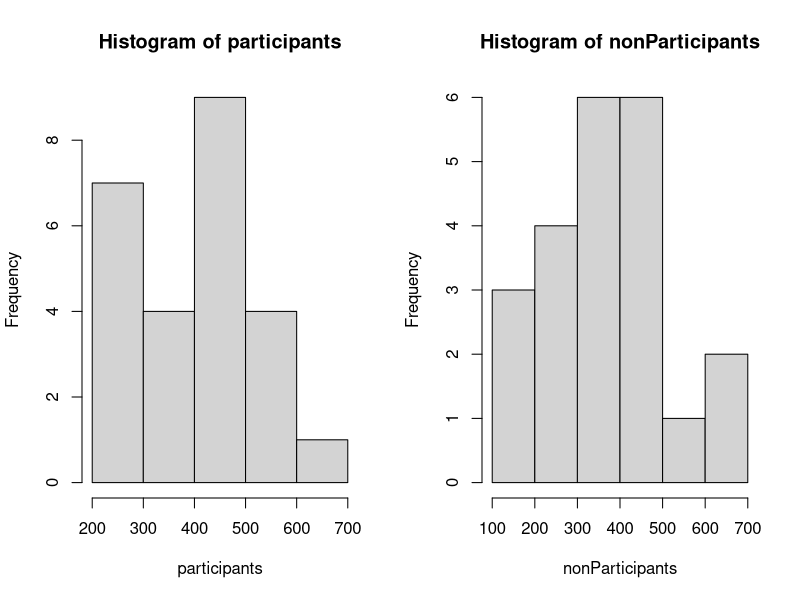
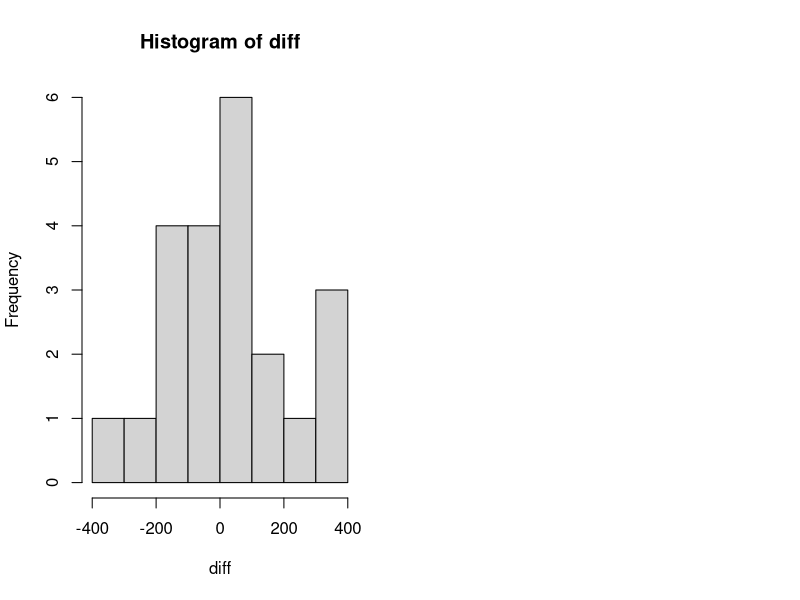

Here is the R script that generated these plots, in order:
# Import the data
setwd("C:/Users/XuWei/OneDrive/BU - Boston University/04 - 2022 Spring Semester/MET CS 555 A2 Data Analysis and Visualization with R/Assignment 2")
data <- read.csv("Date Set for Assignment 2.csv", header = TRUE)
head(data)

participants <- data$CalorieIntakeforparticipants
nonParticipants <- data$CalorieIntakeforNon.participants

# (1)
# Summarize the data by whether children participated in the meal preparation or not. Use an
#   appropriately labelled table show the results. Also include a graphical presentation that shows
#   the distribution of calories for participants vs. non-participants. Describe the shape of each
#   distribution and comment on the similarity (or lack thereof) between the distributions in each
#   population.


summary(participants)
summary(nonParticipants)

par(mfrow = c(1, 2))
hist(participants)
hist(nonParticipants)

# (2)
# Does the mean calories consumption for those who participated in the mean preparation differ from
#   425? Formally test at the alpha - 0.05 level using the 5 steps outlined in the module. (6 points)
t.test(participants, mu=425)

# (3)
# Calculate a 90% confidence interval for the mean calorie intake for participants in the meal
#   preparation. Interpret the confidence interval. (4 points)
t.test(participants, conf.level = 0.9)

# (4)
# Formally test whether or not participants consumed more calories than non-participants at the alpha
#   = 0.05 level using the 5 steps outlined in the module. (6 points)
t.test(participants, nonParticipants, alternative = "greater")

# (5)
# Are the assumptions of the test used in (4) met? How do you know? (2 points)
diff <- participants - nonParticipants
hist(diff)


